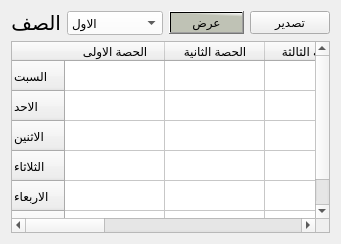
                         <widget class="QWidget" name="tab_309">
                          <attribute name="title">
                           <string>عرض جدول الحصص</string>
                          </attribute>
                          <layout class="QGridLayout" name="gridLayout_18">
                           <item row="0" column="0">
                            <layout class="QVBoxLayout" name="verticalLayout_24">
                             <item>
                              <layout class="QHBoxLayout" name="horizontalLayout_17">
                               <item>
                                <widget class="QLabel" name="label_268">
                                 <property name="maximumSize">
                                  <size>
                                   <width>50</width>
                                   <height>30</height>
                                  </size>
                                 </property>
                                 <property name="font">
                                  <font>
                                   <family>PT Bold Heading</family>
                                   <pointsize>15</pointsize>
                                   <weight>50</weight>
                                   <italic>false</italic>
                                   <bold>false</bold>
                                  </font>
                                 </property>
                                 <property name="styleSheet">
                                  <string notr="true">font: 15pt &quot;PT Bold Heading&quot;;

color:rgb(0, 0, 0)</string>
                                 </property>
                                 <property name="text">
                                  <string>الصف</string>
                                 </property>
                                </widget>
                               </item>
                               <item>
                                <widget class="QComboBox" name="combClassStudentSelected">
                                 <property name="maximumSize">
                                  <size>
                                   <width>150</width>
                                   <height>30</height>
                                  </size>
                                 </property>
                                 <property name="styleSheet">
                                  <string notr="true">color: rgb(0, 0, 0);
font: 10pt &quot;MS Shell Dlg 2&quot;;
background-color: rgb(255, 255, 255);</string>
                                 </property>
                                 <item>
                                  <property name="text">
                                   <string>الاول</string>
                                  </property>
                                 </item>
                                 <item>
                                  <property name="text">
                                   <string>الثاني</string>
                                  </property>
                                 </item>
                                 <item>
                                  <property name="text">
                                   <string>الثالث</string>
                                  </property>
                                 </item>
                                 <item>
                                  <property name="text">
                                   <string>الرابع</string>
                                  </property>
                                 </item>
                                 <item>
                                  <property name="text">
                                   <string>الخامس</string>
                                  </property>
                                 </item>
                                 <item>
                                  <property name="text">
                                   <string>السادس</string>
                                  </property>
                                 </item>
                                 <item>
                                  <property name="text">
                                   <string>السابع</string>
                                  </property>
                                 </item>
                                 <item>
                                  <property name="text">
                                   <string>الثامن</string>
                                  </property>
                                 </item>
                                 <item>
                                  <property name="text">
                                   <string>التاسع</string>
                                  </property>
                                 </item>
                                 <item>
                                  <property name="text">
                                   <string>الاول الثانوي</string>
                                  </property>
                                 </item>
                                 <item>
                                  <property name="text">
                                   <string>الثاني الثانوي</string>
                                  </property>
                                 </item>
                                 <item>
                                  <property name="text">
                                   <string>الثالث الثانوي</string>
                                  </property>
                                 </item>
                                </widget>
                               </item>
                               <item>
                                <widget class="QPushButton" name="btnShowScheduleStudents">
                                 <property name="maximumSize">
                                  <size>
                                   <width>150</width>
                                   <height>16777215</height>
                                  </size>
                                 </property>
                                 <property name="layoutDirection">
                                  <enum>Qt::LeftToRight</enum>
                                 </property>
                                 <property name="styleSheet">
                                  <string notr="true">background-color: qlineargradient(spread:pad, x1:0.964478, y1:0.193, x2:1, y2:0, stop:0 rgba(191, 194, 181, 255), stop:1 rgba(255, 255, 255, 255));
color:rgb(0, 0, 0);

font: 18pt &quot;Mohammad Annoktah&quot;;

font: 15pt &quot;PT Bold Heading&quot;;</string>
                                 </property>
                                 <property name="text">
                                  <string>عرض</string>
                                 </property>
                                 <property name="icon">
                                  <iconset>
                                   <normaloff>نظام المدرسة/بحث.svg</normaloff>نظام المدرسة/بحث.svg</iconset>
                                 </property>
                                 <property name="iconSize">
                                  <size>
                                   <width>30</width>
                                   <height>30</height>
                                  </size>
                                 </property>
                                </widget>
                               </item>
                               <item>
                                <widget class="QPushButton" name="btnReportAddNewStudentSchedule">
                                 <property name="text">
                                  <string>تصدير</string>
                                 </property>
                                </widget>
                               </item>
                              </layout>
                             </item>
                             <item>
                              <layout class="QHBoxLayout" name="horizontalLayout_18">
                               <item>
                                <widget class="QTableWidget" name="tblStudentSchedule">
                                 <property name="maximumSize">
                                  <size>
                                   <width>780</width>
                                   <height>220</height>
                                  </size>
                                 </property>
                                 <property name="styleSheet">
                                  <string notr="true">QTableWidget {
    background-color: #FFFFFF;
    alternate-background-color:rgb(0, 0, 0);
    font: 9pt &quot;PT Bold Heading&quot;;
    font-weight: bold;
 color:rgb(0, 0, 0)
}

 background-color: qlineargradient(spread:pad, x1:0.964478, y1:0.193, x2:1, y2:0, stop:0 rgba(191, 194, 181, 255), stop:1 rgba(255, 255, 255, 255));
color:rgb(0, 0, 0);</string>
                                 </property>
                                 <row>
                                  <property name="text">
                                   <string>السبت</string>
                                  </property>
                                 </row>
                                 <row>
                                  <property name="text">
                                   <string>الاحد</string>
                                  </property>
                                 </row>
                                 <row>
                                  <property name="text">
                                   <string>الاثنين</string>
                                  </property>
                                 </row>
                                 <row>
                                  <property name="text">
                                   <string>الثلاثاء</string>
                                  </property>
                                 </row>
                                 <row>
                                  <property name="text">
                                   <string>الاربعاء</string>
                                  </property>
                                 </row>
                                 <row>
                                  <property name="text">
                                   <string>الخميس</string>
                                  </property>
                                 </row>
                                 <column>
                                  <property name="text">
                                   <string>الحصة الاولى</string>
                                  </property>
                                 </column>
                                 <column>
                                  <property name="text">
                                   <string>الحصة الثانية</string>
                                  </property>
                                 </column>
                                 <column>
                                  <property name="text">
                                   <string>الحصة الثالثة </string>
                                  </property>
                                 </column>
                                 <column>
                                  <property name="text">
                                   <string>الحصة الراربعة</string>
                                  </property>
                                 </column>
                                 <column>
                                  <property name="text">
                                   <string>الحصة الخامسة</string>
                                  </property>
                                 </column>
                                 <column>
                                  <property name="text">
                                   <string>الحصة السادسة</string>
                                  </property>
                                 </column>
                                 <column>
                                  <property name="text">
                                   <string>الحصة السابعة</string>
                                  </property>
                                 </column>
                                </widget>
                               </item>
                              </layout>
                             </item>
                            </layout>
                           </item>
                          </layout>
                         </widget>
